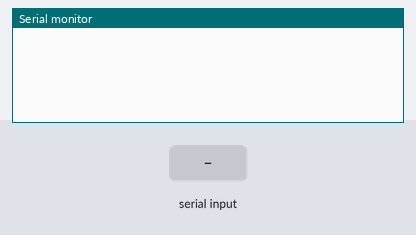
Recording of a sketch running on a simulated Arduino Uno, built with avr-gcc and run on an emulated ATmega328P. Parts: the last lines printed to the serial monitor. The test bench sets the inputs (shaded band).

Above: at 1.2 s.
1.3 s: "m" received over the second serial link
At 2.5 s:
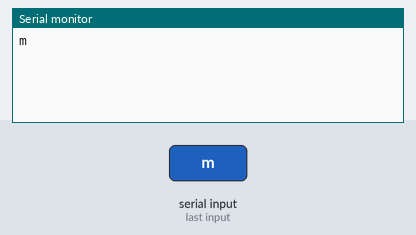
2.8 s: "1" received over the second serial link
At 3.7 s:
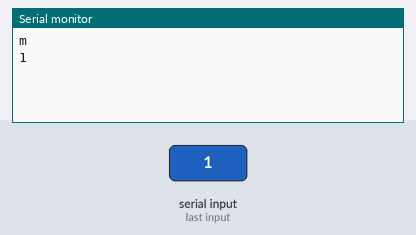

Measured:
- after the input at 1.3 s, the serial monitor: prints a new line at once (image 1)
- after the input at 2.8 s, the serial monitor: prints a new line at once (image 2)

The sketch:

bluetooth.ino
```cpp
#include <SoftwareSerial.h>

// Initializing communication ports
SoftwareSerial mySerial(8, 9); // TX/RX pins

void setup()
{
  Serial.begin(9600);
  mySerial.begin(9600);
}

String getMessage(){
  String msg = "";
  char a;

  while(mySerial.available()) {
      a = mySerial.read();
      msg+=String(a);
  }
  return msg;
}

void loop()
{
    // Check if a message has been received
    String msg = getMessage();
    if(msg!=""){
      Serial.println(msg);
    }

    // Send a string when 'm' is sent through the Serial
    if(Serial.available()){
      if(Serial.read()=='m'){
        mySerial.println("HC-06 IS REPLYING :-)");
      }
    }

    delay(10);
}
```
